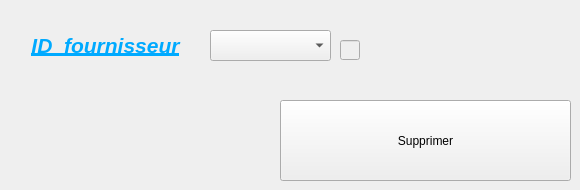
      <widget class="QWidget" name="tab_8">
       <attribute name="title">
        <string>Supprimer un fournisseur</string>
       </attribute>
       <widget class="QLabel" name="label_10">
        <property name="geometry">
         <rect>
          <x>20</x>
          <y>30</y>
          <width>171</width>
          <height>31</height>
         </rect>
        </property>
        <property name="text">
         <string>&lt;html&gt;&lt;head/&gt;&lt;body&gt;&lt;p align=&quot;center&quot;&gt;&lt;span style=&quot; font-size:16pt; font-weight:600; font-style:italic; text-decoration: underline; color:#00aaff;&quot;&gt;ID_fournisseur&lt;/span&gt;&lt;/p&gt;&lt;/body&gt;&lt;/html&gt;</string>
        </property>
       </widget>
       <widget class="QPushButton" name="pb_supprimer_2">
        <property name="geometry">
         <rect>
          <x>280</x>
          <y>100</y>
          <width>291</width>
          <height>81</height>
         </rect>
        </property>
        <property name="text">
         <string>Supprimer</string>
        </property>
       </widget>
       <widget class="QComboBox" name="comboBox_4">
        <property name="geometry">
         <rect>
          <x>210</x>
          <y>30</y>
          <width>121</width>
          <height>31</height>
         </rect>
        </property>
       </widget>
       <widget class="QLineEdit" name="lineEdit_12">
        <property name="enabled">
         <bool>false</bool>
        </property>
        <property name="geometry">
         <rect>
          <x>340</x>
          <y>40</y>
          <width>20</width>
          <height>20</height>
         </rect>
        </property>
       </widget>
      </widget>
